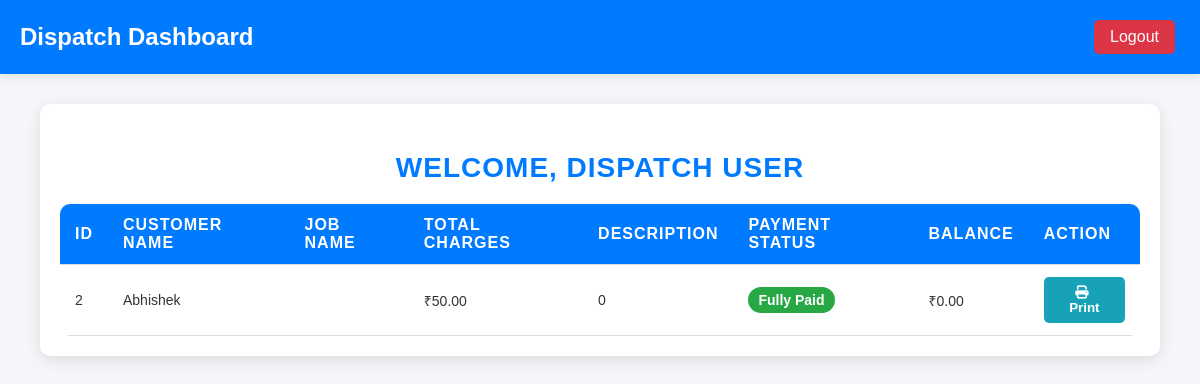
The app's page /dashboards/dispatch.php with its own data.
### tables this page shows
CREATE TABLE `dispatch_jobs` (
  `id` int NOT NULL,
  `customer_name` varchar(255) NOT NULL,
  `job_name` varchar(255) NOT NULL,
  `total_charges` decimal(10,2) NOT NULL,
  `description` text,
  `payment_status` enum('incomplete','partially_paid','uncredit','completed') DEFAULT NULL,
  `balance` decimal(10,2) NOT NULL,
  `dispatched_at` timestamp NULL DEFAULT CURRENT_TIMESTAMP,
  `updated_at` timestamp NULL DEFAULT CURRENT_TIMESTAMP ON UPDATE CURRENT_TIMESTAMP
);

### dashboards/dispatch.php (the view, shortened to what this page needs)
<?php
include '../database/db_connect.php';
$sql = "SELECT * FROM dispatch_jobs ORDER BY dispatched_at DESC";
$result = $conn->query($sql);
?>
<!DOCTYPE html>
<html lang="en">
<head>
    <link rel="stylesheet" href="../css/style.css">
    <link rel="stylesheet" href="https://cdnjs.cloudflare.com/ajax/libs/font-awesome/6.4.0/css/all.min.css">
</head>
<body>
    <div class="navbar">
        <h2 class="brand">Dispatch Dashboard</h2>
        <div class="nav-buttons">
            <button onclick="location.href='../auth/logout.php'">Logout</button>
        </div>
    </div>
    <div class="content">
        <h3>Welcome, Dispatch User</h3>
        <?php if ($result && $result->num_rows > 0): ?>
            <table>
                <thead>
                    <tr>
                        <th>ID</th>
                        <th>Customer Name</th>
                        <th>Job Name</th>
                        <th>Total Charges</th>
                        <th>Description</th>
                        <th>Payment Status</th>
                        <th>Balance</th>
                        <th>Action</th>
                    </tr>
                </thead>
                <tbody>
                    <?php while ($row = $result->fetch_assoc()): ?>
                        <tr>
                            <td><?php echo $row['id']; ?></td>
                            <td><?php echo htmlspecialchars($row['customer_name']); ?></td>
                            <td><?php echo htmlspecialchars($row['job_name']); ?></td>
                            <td>₹<?php echo number_format($row['total_charges'], 2); ?></td>
                            <td><?php echo htmlspecialchars($row['description'] ?? 'N/A'); ?></td>
                            <td>
                                <span class="payment-status <?php echo $row['payment_status'] ?? 'incomplete'; ?>">
                                    <?php
                                    switch ($row['payment_status']) {
                                        case 'completed': echo 'Fully Paid'; break;
                                    }
                                    ?>
                                </span>
                            </td>
                            <td>₹<?php echo number_format($row['balance'], 2); ?></td>
                            <td>
                                <button class="print-btn" onclick="window.open('print_dispatch_job.php?id=<?php echo $row['id']; ?>', '_blank')">
                                    <i class="fas fa-print"></i> Print
                                </button>
                            </td>
                        </tr>
                    <?php endwhile; ?>
                </tbody>
            </table>
        <?php else: ?>
            <p class="no-jobs">No jobs dispatched yet.</p>
        <?php endif; ?>
    </div>
</body>
</html>

### css/style.css (style rules this page uses)
body { font-family: Arial, sans-serif; margin: 0; padding: 0; background-color: #f4f4f4; text-align: center; }
.navbar { background-color: #0056b3; padding: 15px; display: flex; justify-content: space-between; align-items: center; color: white; }
.navbar .brand { font-size: 20px; font-weight: bold; }
.nav-buttons button { background-color: blue; color: white; padding: 10px; margin: 5px; border: none; cursor: pointer; font-size: 16px; border-radius: 5px; }

### dashboards/dispatch.php (style rules this page uses)
body { font-family: Arial, sans-serif; background-color: #f4f6f9; margin: 0; padding: 0; }
.navbar { background-color: #007bff; color: white; padding: 15px 20px; display: flex; justify-content: space-between; align-items: center; box-shadow: 0 2px 10px rgba(0, 0, 0, 0.1); }
.navbar .brand { margin: 0; font-size: 24px; font-weight: bold; }
.nav-buttons button { padding: 8px 16px; background-color: #dc3545; border: none; border-radius: 5px; color: white; cursor: pointer; transition: background-color 0.3s ease; }
.content { width: 90%; margin: 30px auto; padding: 20px; background-color: white; border-radius: 10px; box-shadow: 0 4px 15px rgba(0, 0, 0, 0.1); }
h3 { color: #007bff; font-size: 28px; margin-bottom: 20px; text-align: center; text-transform: uppercase; letter-spacing: 1px; }
table { width: 100%; border-collapse: collapse; background-color: white; border-radius: 10px; overflow: hidden; }
th, td { padding: 12px 15px; text-align: left; border-bottom: 1px solid #ddd; }
th { background-color: #007bff; color: white; font-size: 16px; text-transform: uppercase; letter-spacing: 1px; }
td { font-size: 14px; color: #333; }
.payment-status { font-weight: bold; padding: 5px 10px; border-radius: 15px; display: inline-block; }
.payment-status.completed { background-color: #28a745; color: white; }
.print-btn { padding: 8px 15px; background-color: #17a2b8; color: white; border: none; border-radius: 5px; cursor: pointer; font-weight: bold; transition: background-color 0.3s ease, transform 0.2s ease, box-shadow 0.3s ease; }
.print-btn i { margin-right: 5px; }

### records on screen
dispatch_jobs: id "2", customer_name "Abhishek", total_charges "50.00", description "0", payment_status "Fully Paid", balance "0.00"
